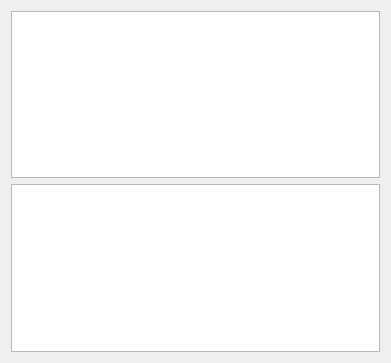
<?xml version="1.0" encoding="UTF-8"?>
<ui version="4.0">
 <class>FormCmd</class>
 <widget class="ZsCc::Form" name="FormCmd">
  <property name="windowModality">
   <enum>Qt::NonModal</enum>
  </property>
  <property name="geometry">
   <rect>
    <x>0</x>
    <y>0</y>
    <width>391</width>
    <height>363</height>
   </rect>
  </property>
  <property name="windowTitle">
   <string>Form Command</string>
  </property>
  <property name="functionName">
   <string notr="true">FormCmd</string>
  </property>
  <property name="mode">
   <enum>ZsCc::Form::Normal</enum>
  </property>
  <property name="persistent">
   <enum>ZsCc::Form::Temporary</enum>
  </property>
  <property name="ignore_enter" stdset="0">
   <bool>true</bool>
  </property>
  <property name="form_pos" stdset="0">
   <stringlist>
    <string>disp_fix,TT,0.0</string>
    <string>disp_fix,LL,0.0</string>
   </stringlist>
  </property>
  <layout class="QVBoxLayout" name="verticalLayout">
   <item>
    <widget class="ZsCc::TreeView" name="id102">
     <property name="id" stdset="0">
      <number>102</number>
     </property>
     <property name="callback" stdset="0">
      <string>FormCmdCb</string>
     </property>
    </widget>
   </item>
   <item>
    <widget class="ZsCc::TableWidget" name="id101">
     <property name="lineWidth">
      <number>1</number>
     </property>
     <property name="selectionBehavior">
      <enum>QAbstractItemView::SelectItems</enum>
     </property>
     <property name="sortingEnabled">
      <bool>true</bool>
     </property>
     <property name="cellSize">
      <size>
       <width>30</width>
       <height>25</height>
      </size>
     </property>
     <property name="id" stdset="0">
      <number>101</number>
     </property>
     <property name="callback" stdset="0">
      <string notr="true">FormCmdCb</string>
     </property>
     <property name="RecordSelect" stdset="0">
      <bool>true</bool>
     </property>
     <property name="eventsEnabled" stdset="0">
      <stringlist notr="true">
       <string>dbl_clk</string>
      </stringlist>
     </property>
     <attribute name="horizontalHeaderHighlightSections">
      <bool>false</bool>
     </attribute>
     <attribute name="verticalHeaderVisible">
      <bool>false</bool>
     </attribute>
     <attribute name="verticalHeaderHighlightSections">
      <bool>false</bool>
     </attribute>
    </widget>
   </item>
  </layout>
 </widget>
 <customwidgets>
  <customwidget>
   <class>ZsCc::Form</class>
   <extends>QDialog</extends>
   <header>nui/CommonControls/CcForm.hpp</header>
   <container>1</container>
  </customwidget>
  <customwidget>
   <class>ZsCc::TableWidget</class>
   <extends>QTableWidget</extends>
   <header>nui/CommonControls/CcTableWidget.hpp</header>
  </customwidget>
  <customwidget>
   <class>ZsCc::TreeView</class>
   <extends>QTreeView</extends>
   <header>nui/CommonControls/CcTreeView.hpp</header>
  </customwidget>
 </customwidgets>
 <resources/>
 <connections/>
</ui>
